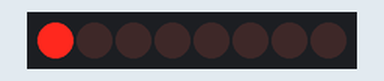
Simulated run of this sketch. Board: Arduino Uno, built with avr-gcc and run on an emulated ATmega328P. Shown: 8 shift-register outputs drawn as a row of LEDs (first output left, lit = HIGH). Wiring (inferred from the names in the program): shift register (74HC595): data pin 11; shift clock pin 13; latch pin 12. Wiring (inferred from the signals the program sends): row of LEDs: on Q0, Q1, Q2, Q3, Q4, Q5, Q6, Q7.

Above: at 0.5 s.
At 3.5 s:
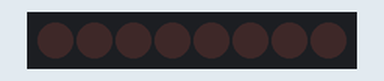
Timing chart, 0 to 4.6 s (numbered marks = the images above):
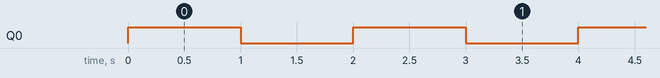

Measured:
- by itself, Q0: alternates HIGH for 1.0 s and LOW for 1.0 s

The sketch:

K23.ino
```cpp
// 74HC595 · 선 세 개로 출력 늘리기
// 보드: Arduino Uno / 시리얼 모니터: 9600 baud
// USB를 뽑고 배선한 뒤, 아래 연결표와 코드의 핀 번호를 대조하세요.

const int DATA=11, LATCH=12, CLOCK=13;
void setup() { pinMode(DATA,OUTPUT); pinMode(LATCH,OUTPUT); pinMode(CLOCK,OUTPUT); }
void writeByte(byte value) {
  digitalWrite(LATCH,LOW); // 8비트를 준비하는 동안 출력을 고정합니다.
  shiftOut(DATA,CLOCK,MSBFIRST,value); // 상위 비트부터 보냅니다.
  digitalWrite(LATCH,HIGH); // 준비한 값을 Q0~Q7에 반영합니다.
}
void loop() { writeByte(1); delay(1000); writeByte(0); delay(1000); }
```
